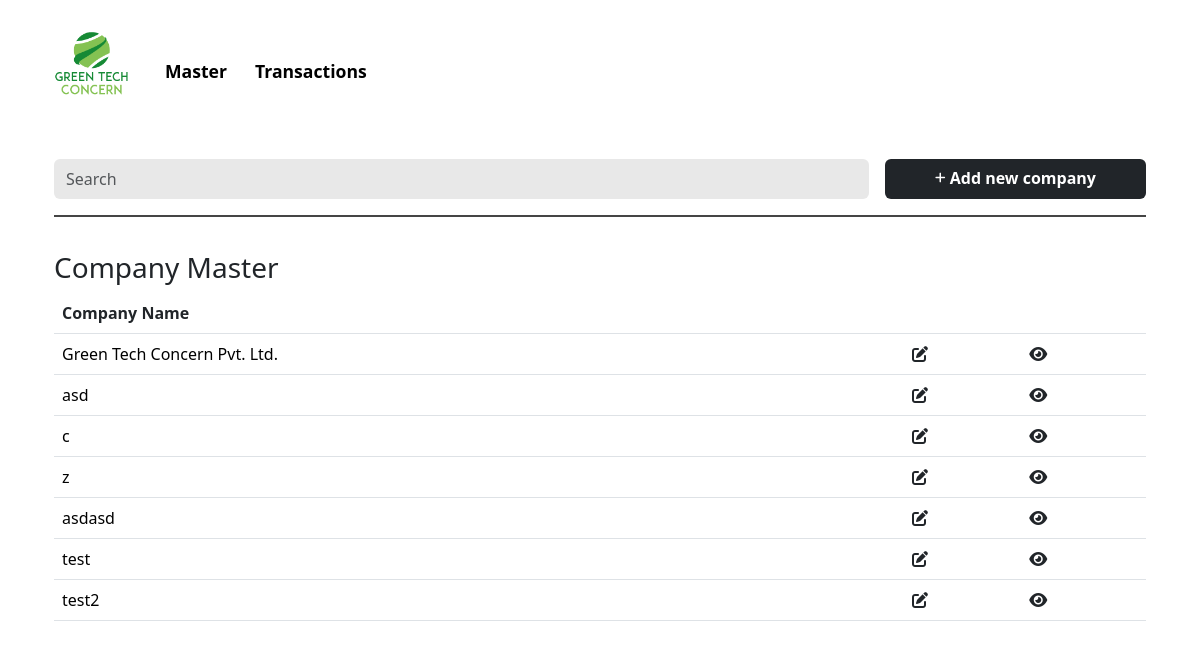
Page /master/?selection=company on the earlier database version.
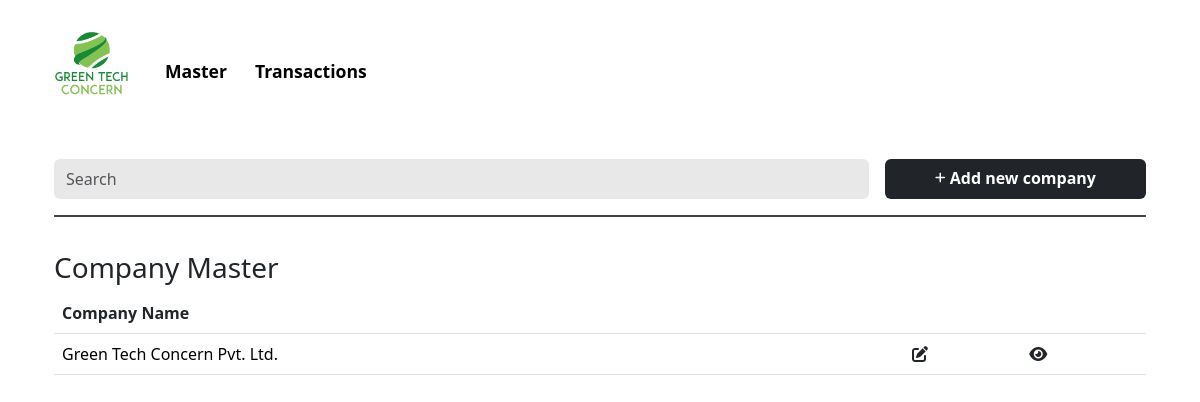
Same page on the later database version.
### resecurityapp/models.py (models this page shows, shortened)
class Company(models.Model):
    Company_Name = models.CharField(max_length=100)
    sector = models.ForeignKey(Sector, on_delete=models.SET_NULL, null=True)
    address = models.CharField(max_length=255)
    city = models.CharField(max_length=100)
    country = models.CharField(max_length=100)
    Contact_Person = models.CharField(max_length=100)
    designation = models.CharField(max_length=100)
    email = models.EmailField()
    Phone_Number = models.CharField(max_length=20)
    requirement = models.CharField(max_length=100, default=None)
    service = models.ForeignKey(Service, on_delete=models.SET_NULL, null=True)
    brand = models.ForeignKey(Brand, on_delete=models.SET_NULL, null=True)
    Requirement_Description = models.TextField()
    currency = models.CharField(max_length=100)
    price = models.CharField(max_length=100)
    via = models.ForeignKey(Via, on_delete=models.SET_NULL, null=True)
    Referral_Name = models.CharField(max_length=100)
    Partner_Name = models.CharField(max_length=100)
    status = models.ForeignKey(Status, on_delete=models.SET_NULL, null=True)
    class Meta:
        verbose_name_plural = "companies"

### resecurityapp/views.py (the view)
# urls.py: path('master/', views.master, name='master'),
def master(request):
    companies = Company.objects.all()
    sectors = Sector.objects.all()
    services = Service.objects.all()
    vias = Via.objects.all()
    statuses = Status.objects.all()
    brands = Brand.objects.all()
    partners = Partner.objects.all()
    selection = request.GET.get('selection', None)
    return render(request, 'master.html', {'companies': companies, 'sectors': sectors, 'services': services, 'vias': vias, 'statuses': statuses, 'brands': brands, 'partners': partners, 'selection': selection})

### templates/master.html (shortened to what this page needs)
{% load static %}
<!doctype html>
<html lang="en">
<head>
    <link href="https://cdn.jsdelivr.net/npm/bootstrap@5.3.2/dist/css/bootstrap.min.css" rel="stylesheet">
    <link href="{% static 'css/homepage.css' %}" rel="stylesheet">
</head>
<body>
    <div class="container">
        <div id="navbar">
            <nav class="navbar navbar-expand-lg justify-content-center">
                <div class="container-fluid mt-3">
                    <a class="navbar-brand" href="{% url 'index' %}">
                        <img src="{% static 'images/logo.png' %}" alt="Resecurity CRM" width="75">
                    </a>
                    <div class="collapse navbar-collapse" id="navbarNav">
                        <ul class="navbar-nav mt-3">
                            <li class="nav-item" id="master">
                                <a class="nav-link fw-semibold" style="cursor: pointer;">Master</a>
                            </li>
                            <li class="nav-item active" id="transactions">
                                <a class="nav-link fw-semibold" href="{% url 'index' %}">Transactions</a>
                            </li>
                        </ul>
                    </div>
                </div>
            </nav>
        </div>
        {% if selection == "company" %}
        <div id="company-section">
            <div class="container mt-5">
                <div class="row g-3">
                    <div class="col">
                        <input class="form-control me-2 py-2" type="search" id="company-search" placeholder="Search" aria-label="Search">
                    </div>
                    <div class="col-3">
                        <a href="{% url 'newcompany' %}">
                            <button type="submit" class="btn fw-semibold w-100" name="company-submit" style="background-color: #212529;">
                                <i class="fa-solid fa-plus fa-xs" style="color: #ffffff;"></i> Add new company
                            </button>
                        </a>
                    </div>
                </div>
                <div class="hl mt-3"></div>
            </div>
            <div id="company-detail-content" class="company-detail-content container">
                <h3>Company Master</h3>
                <table class="table">
                    <thead>
                        <tr>
                            <th scope="col">Company Name</th>
                            <th scope="col"></th>
                            <th scope="col"></th>
                        </tr>
                    </thead>
                    <tbody>
                        {% for company in companies %}
                        <tr>
                            <td>{{ company.Company_Name }}</td>
                            <td>
                                <a href="{% url 'companyform' company.id %}">
                                    <i class="fa-solid fa-pen-to-square" style="color: #212529;"></i>
                                </a>
                            </td>
                            <td>
                                <a href="{% url 'companydetails' company.id %}">
                                    <i class="fa-solid fa-eye" style="color: #212529;"></i>
                                </a>
                            </td>
                        </tr>
                        {% endfor %}
                    </tbody>
                </table>
            </div>
        </div>
        {% endif %}
    </div>
</body>
</html>

### static/css/homepage.css (style rules this page uses)
body { margin: 0; padding: 0; box-sizing: border-box; }
html { scroll-behavior: smooth; }
.nav-link { margin-left: 1vw; font-size: 1.1rem; color: black; }
.form-control { background-color: #e8e8e8; border: none; }
.btn { background-color: black; color: white; padding-bottom: 1.1vh; }
.hl { border-top: 2px solid rgb(69, 69, 69); }
.company-content, .company-detail-content, .sector-content, .sector-detail-content, .service-content, .service-detail-content, .via-content, .via-detail-content, .status-content, .status-detail-content, .brand-content, .brand-detail-content, .partner-content, .partner-detail-content { margin-top: 3%; }
.company-detail-content th, .sector-detail-content th, .service-detail-content th, .via-detail-content th, .status-detail-content th, .brand-detail-content, .partner-detail-content th { color: #212529; }

Differences in the rows shown:
removed Company: Company_Name "asd"
removed Company: Company_Name "c"
removed Company: Company_Name "z"
removed Company: Company_Name "asdasd"
removed Company: Company_Name "test"
removed Company: Company_Name "test2"
